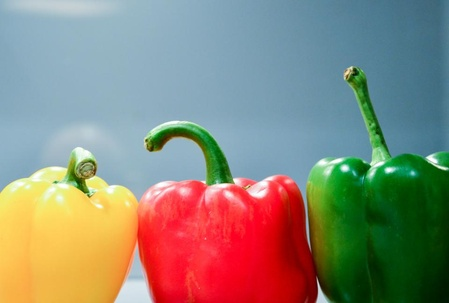
#> input picture Images/capsicum.jpg, 449 x 303 px, shrunk from 960 x 648 before the run
$ jupyter execute 'OpenCV Chapter 2.1 - Color Extraction.ipynb'   (shell and % lines are left out)
#> lines starting #> are read from the running program, lines starting #| are printed output that depends on the picture; after the words box and inside, x2 and y2 are one past the last pixel; in counts of white or black regions, pixels touching at a corner belong together
# Color Extraction

This tool experiments with the HSV color space to extract specific colors or ranges of colors from an image.

The HSV color space is made up of the three components (or channels):

- **Hue:** pixel color
- **Saturation:** pixel purity
- **Value:** pixel brightness

Trackbars allow you to set the upper and lower pixel bounds for each channel. Changing the range of the H channel will allow specific colors or color ranges to be extracted.

[cell 1]
# Import libraries
import cv2
import numpy as np
import matplotlib.pyplot as plt

[cell 2]
# Function for all trackbar calls
def updateImage():
    # Convert the image to HSV
    hsv = cv2.cvtColor(src, cv2.COLOR_BGR2HSV)

    # Threshold the HSV image to get only selected range
    mask = cv2.inRange(hsv, lowerBounds, upperBounds)

    # Bitwise-AND mask and original image
    res = cv2.bitwise_and(hsv, hsv, mask = mask)

    # Convert the image back to BGR
    bgr = cv2.cvtColor(res, cv2.COLOR_HSV2BGR)

    # Show new image
    cv2.imshow("Color Extraction", bgr)


# Function to update H channel minimum value
def updateHMinimum(*args):
    lowerBounds[0] = args[0]
    updateImage()
    pass

# Function to update H channel maximum value
def updateHMaximum(*args):
    upperBounds[0] = args[0]
    updateImage()
    pass

# Function to update S channel minimum value
def updateSMinimum(*args):
    lowerBounds[1] = args[0]
    updateImage()
    pass

# Function to update S channel maximum value
def updateSMaximum(*args):
    upperBounds[1] = args[0]
    updateImage()
    pass

# Function to update V channel minimum value
def updateVMinimum(*args):
    lowerBounds[2] = args[0]
    updateImage()
    pass

# Function to update V channel maximum value
def updateVMaximum(*args):
    upperBounds[2] = args[0]
    updateImage()
    pass

[cell 3]
# Read sample image
src = cv2.imread('Images/capsicum.jpg', cv2.IMREAD_COLOR)
#> src is the input picture: shape (303, 449, 3); mean B, G, R 121.8, 135.9, 138.8

# Create named window for image
cv2.startWindowThread()
cv2.namedWindow("Color Extraction", cv2.WINDOW_AUTOSIZE)
cv2.imshow("Color Extraction", src)

# Initial upper and lower bounds
lowerBounds = np.array([0, 0, 0])
upperBounds = np.array([255, 255, 255])

# Create trackbars to control each channel's min and max thresholds
cv2.createTrackbar('H Min', 'Color Extraction', 0,   255, updateHMinimum)
#> slider 'H Min' is set to 51
cv2.createTrackbar('H Max', 'Color Extraction', 255, 255, updateHMaximum)
cv2.createTrackbar('S Min', 'Color Extraction', 0,   255, updateSMinimum)
#> slider 'S Min' is set to 51
cv2.createTrackbar('S Max', 'Color Extraction', 255, 255, updateSMaximum)
cv2.createTrackbar('V Min', 'Color Extraction', 0,   255, updateVMinimum)
#> slider 'V Min' is set to 51
cv2.createTrackbar('V Max', 'Color Extraction', 255, 255, updateVMaximum)

# Close window when user presses a key
cv2.waitKey()
#> in updateImage, `hsv = cv2.cvtColor(src, cv2.COLOR_BGR2HSV)`: hsv: shape (303, 449, 3); mean H, S, V 86.7, 134.7, 179.8
#> in updateImage, `mask = cv2.inRange(hsv, lowerBounds, upperBounds)`:
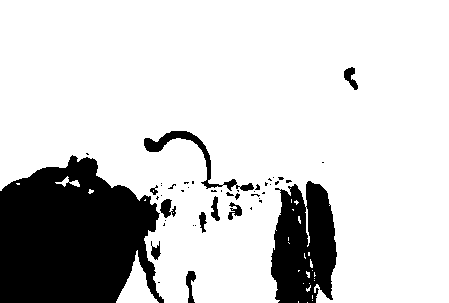
#> mask: shape (303, 449); 80.5% white; 46 black regions (34 under 20 px), largest, box (x1, y1, x2, y2) and area: (0, 155, 164, 303) 18268, (271, 181, 337, 303) 6128, (144, 131, 254, 191) 947
#> in updateImage, `res = cv2.bitwise_and(hsv, hsv, mask = mask)`: res: shape (303, 449, 3); mean H, S, V 82.9, 99.4, 138
#> in updateImage, `bgr = cv2.cvtColor(res, cv2.COLOR_HSV2BGR)`:
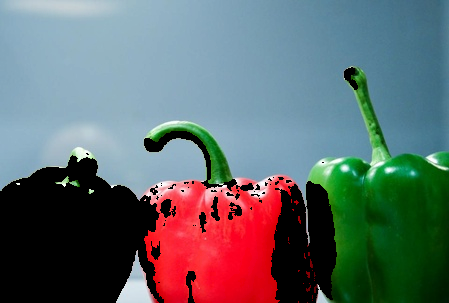
#> bgr: shape (303, 449, 3); mean B, G, R 108.3, 106.6, 97.5
#> in updateImage (call 3), `mask = cv2.inRange(hsv, lowerBounds, upperBounds)`:
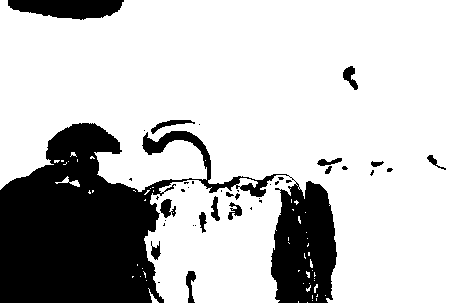
#> mask: shape (303, 449); 75.7% white; 41 black regions (25 under 20 px), largest, box (x1, y1, x2, y2) and area: (0, 123, 337, 303) 29670, (8, 0, 124, 20) 1732, (151, 120, 195, 134) 189
#> in updateImage (call 3), `res = cv2.bitwise_and(hsv, hsv, mask = mask)`: res: shape (303, 449, 3); mean H, S, V 78.1, 97.8, 128
#> in updateImage (call 3), `bgr = cv2.cvtColor(res, cv2.COLOR_HSV2BGR)`:
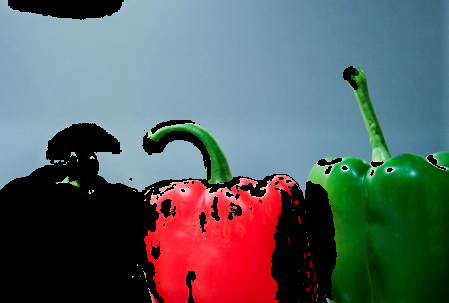
#> bgr: shape (303, 449, 3); mean B, G, R 98.5, 97.1, 88.8
cv2.destroyAllWindows()
cv2.waitKey(1)

There's some sort of bug preventing the trackbars from turning up in order, but the window looks something like this:

The color red exists across the ends of the 0-255 range (i.e. 0-10 and 245-255) which makes it difficult to extract, but blues and greens have been filtered as below.

[cell 4]
green = cv2.imread('Images/green-capsicum.png', cv2.IMREAD_COLOR)
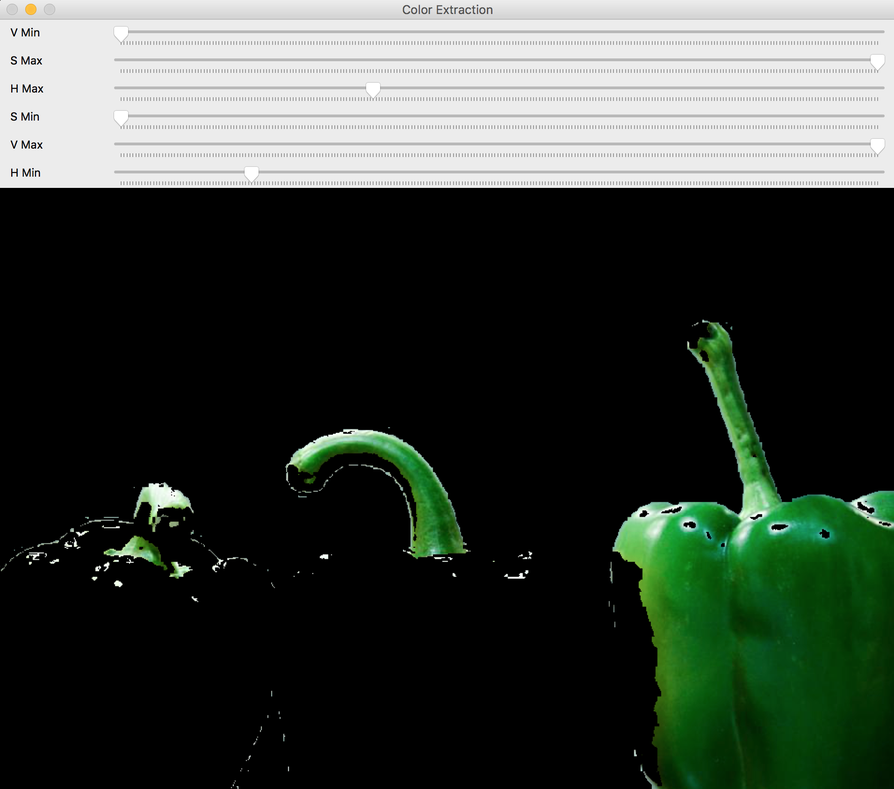
#> input picture Images/green-capsicum.png, 894 x 789 px, shrunk from 1912 x 1688 before the run
#> green is the input picture: shape (789, 894, 3); mean B, G, R 58.6, 66.3, 58.2
green = cv2.cvtColor(green, cv2.COLOR_BGR2RGB)
blue = cv2.imread('Images/blue-capsicum.png', cv2.IMREAD_COLOR)
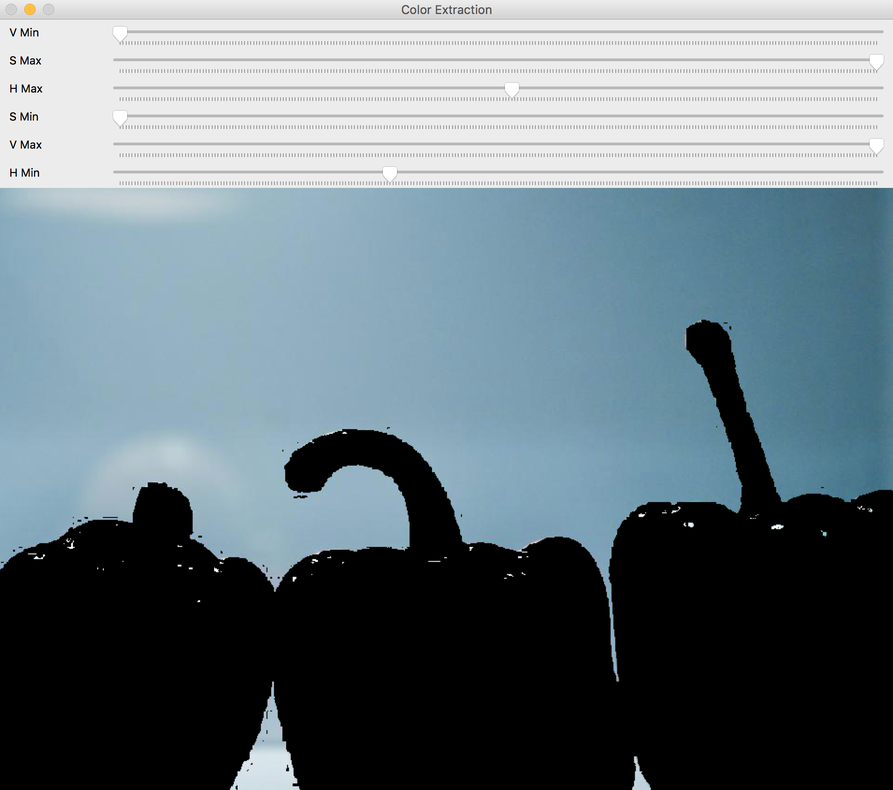
#> input picture Images/blue-capsicum.png, 893 x 790 px, shrunk from 1910 x 1690 before the run
#> blue is the input picture: shape (790, 893, 3); mean B, G, R 128.4, 121.2, 106.9
blue = cv2.cvtColor(blue, cv2.COLOR_BGR2RGB)

# Display images
fig = plt.figure(figsize = (17, 10))
ax1 = fig.add_subplot(121)
ax1.set_xticks([])
ax1.set_yticks([])
ax1.set_title('Isolated Greens')
_ = ax1.imshow(green)
ax2 = fig.add_subplot(122)
ax2.set_xticks([])
ax2.set_yticks([])
ax2.set_title('Isolated Blues')
_ = ax2.imshow(blue)
